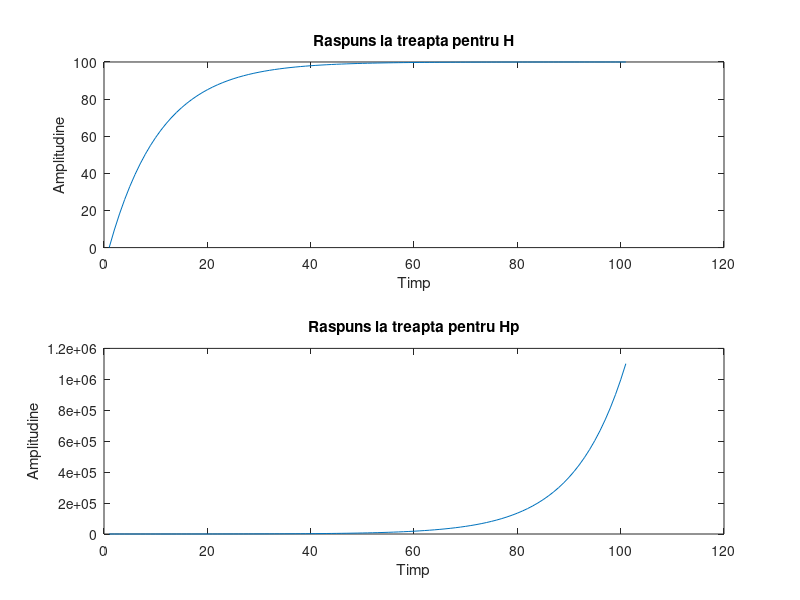
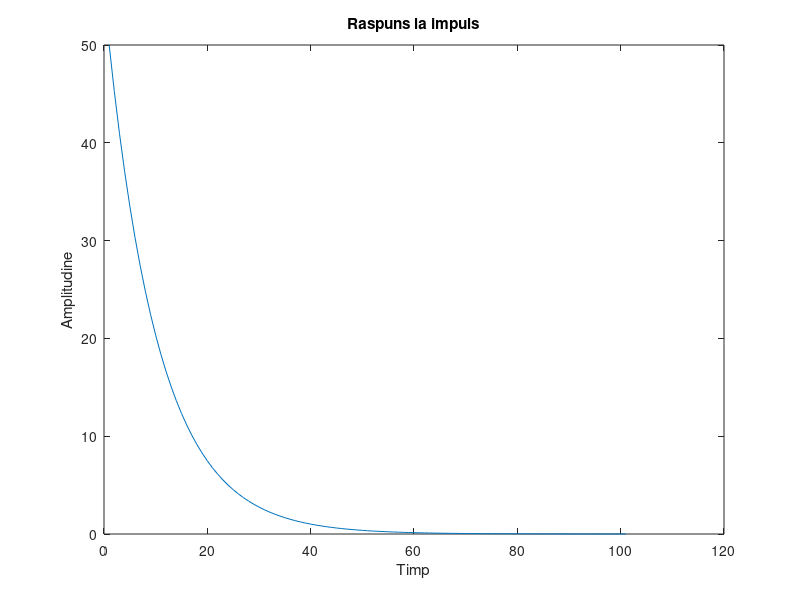
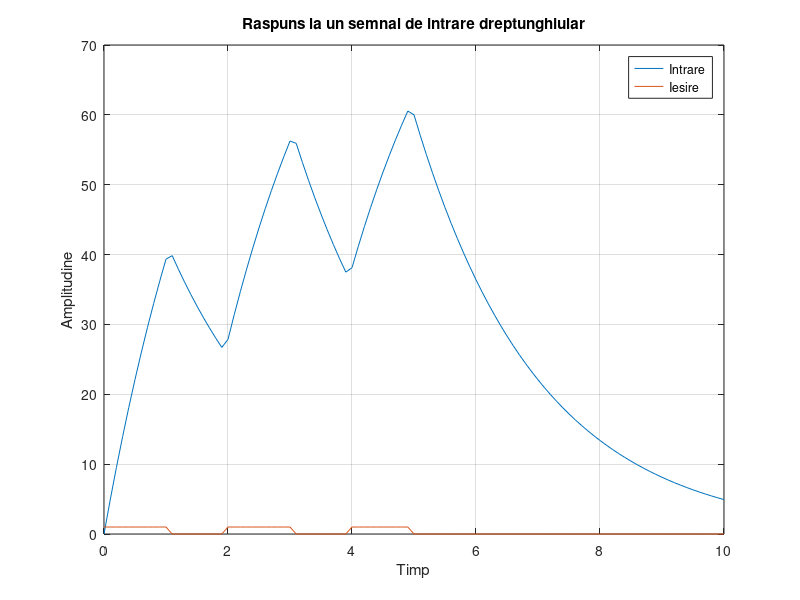

The MATLAB source for these figures, in order:
close all
clear all
clc
s = tf('s');
H = 100 / (2 * s + 1);
%   I. Polii. Sistemul este stabil deoarece are un singur pol si anume -0.5
%care se afla in partea stabila datorita semnului - a partii reale..
pole(H);

%   II. Propunerea unui H' care ar face sistemul instabil. Polii acestui
%sistem sunt -0.5 si 0.5 si prin urmare sistemul a devenit instabil
%deoarece are un pol in partea instabila datorita semnului + a partii reale.
Hp = 100 / (4*s ^ 2 - 1);
pole(Hp);

%   III. Raspunsul unui propulsor cand este folosit pentru transport.
rsp_trpt = step(H);
subplot(2, 1, 1);
plot(rsp_trpt);
title('Raspuns la treapta pentru H');
xlabel('Timp');
ylabel('Amplitudine');

rsp_trptp = step(Hp);
subplot(2, 1, 2);
plot(rsp_trptp);
title('Raspuns la treapta pentru Hp');
xlabel('Timp');
ylabel('Amplitudine');
%   Se poate observa din grafic ca raspunsul de la punctul b este corect
%deoarece in comparatie cu raspunsul la treapta al lui H, cel al lui Hp nu
%corespunde cu semnalul de intrare treapta.

%   IV.Raspunsul unui propulsor atunci cand este folosit ofensiv.
rsp_ofensiv = impulse(H);
figure;
plot(rsp_ofensiv);
title('Raspuns la impuls');
xlabel('Timp');
ylabel('Amplitudine');

%   V.Raspunsul unui propulsor atunci cand este folosit pentru mentine
%costumul in aer cu o altitudine medie constanta, dar nu stationar.
t = 0:0.1:10;
u = zeros(1, length(t));
for i = 1 : length(t)
    if t(i) >= 0 && t(i) <= 1
            u(i) = 1;
    end
    if t(i) >= 2 && t(i) <= 3
            u(i) = 1;
    end
    if t(i) >= 4 && t(i) < 5
            u(i) = 1;
    end
end
rsp_dr = lsim(H,u,t);
figure(3);
plot(t, rsp_dr);
hold on;
plot(t, u);
title('Raspuns la un semnal de intrare dreptunghiular');
legend({'Intrare','Iesire'});
xlabel('Timp');
ylabel('Amplitudine');
grid on;